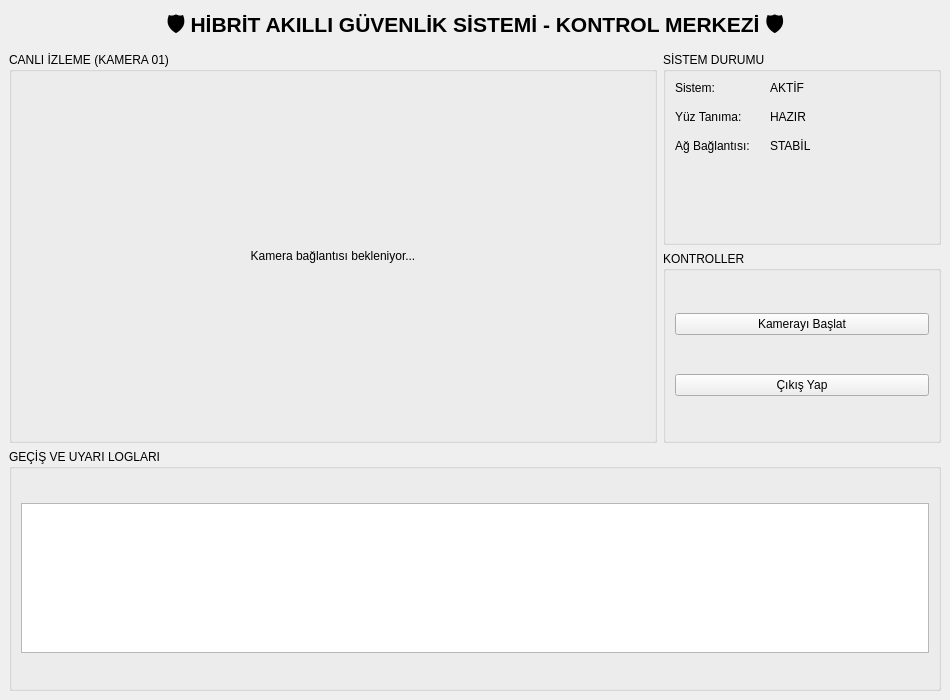
<?xml version="1.0" encoding="UTF-8"?>
<ui version="4.0">
 <class>MainWindow</class>
 <widget class="QMainWindow" name="MainWindow">
  <property name="geometry">
   <rect>
    <x>0</x>
    <y>0</y>
    <width>950</width>
    <height>700</height>
   </rect>
  </property>
  <property name="windowTitle">
   <string>Güvenlik Kontrol Merkezi</string>
  </property>
  <widget class="QWidget" name="centralwidget">
   <layout class="QVBoxLayout" name="verticalLayout">
    <item>
     <widget class="QLabel" name="baslik_etiketi">
      <property name="font">
       <font>
        <pointsize>16</pointsize>
        <weight>75</weight>
        <bold>true</bold>
       </font>
      </property>
      <property name="text">
       <string>🛡️ HİBRİT AKILLI GÜVENLİK SİSTEMİ - KONTROL MERKEZİ 🛡️</string>
      </property>
      <property name="alignment">
       <set>Qt::AlignCenter</set>
      </property>
     </widget>
    </item>
    <item>
     <layout class="QHBoxLayout" name="horizontalLayout" stretch="7,3">
      <item>
       <widget class="QGroupBox" name="groupBox_kamera">
        <property name="title">
         <string>CANLI İZLEME (KAMERA 01)</string>
        </property>
        <layout class="QVBoxLayout" name="verticalLayout_2">
         <item>
          <widget class="QLabel" name="kamera_ekrani">
           <property name="minimumSize">
            <size>
             <width>500</width>
             <height>350</height>
            </size>
           </property>
           <property name="text">
            <string>Kamera bağlantısı bekleniyor...</string>
           </property>
           <property name="alignment">
            <set>Qt::AlignCenter</set>
           </property>
          </widget>
         </item>
        </layout>
       </widget>
      </item>
      <item>
       <layout class="QVBoxLayout" name="verticalLayout_3">
        <item>
         <widget class="QGroupBox" name="groupBox_durum">
          <property name="title">
           <string>SİSTEM DURUMU</string>
          </property>
          <layout class="QFormLayout" name="formLayout">
           <property name="horizontalSpacing">
            <number>20</number>
           </property>
           <property name="verticalSpacing">
            <number>15</number>
           </property>
           <item row="0" column="0">
            <widget class="QLabel" name="label_1">
             <property name="text"><string>Sistem:</string></property>
            </widget>
           </item>
           <item row="0" column="1">
            <widget class="QLabel" name="label_2">
             <property name="text"><string>AKTİF</string></property>
            </widget>
           </item>
           <item row="1" column="0">
            <widget class="QLabel" name="label_3">
             <property name="text"><string>Yüz Tanıma:</string></property>
            </widget>
           </item>
           <item row="1" column="1">
            <widget class="QLabel" name="label_4">
             <property name="text"><string>HAZIR</string></property>
            </widget>
           </item>
           <item row="2" column="0">
            <widget class="QLabel" name="label_5">
             <property name="text"><string>Ağ Bağlantısı:</string></property>
            </widget>
           </item>
           <item row="2" column="1">
            <widget class="QLabel" name="label_6">
             <property name="text"><string>STABİL</string></property>
            </widget>
           </item>
          </layout>
         </widget>
        </item>
        <item>
         <widget class="QGroupBox" name="groupBox_kontrol">
          <property name="title">
           <string>KONTROLLER</string>
          </property>
          <layout class="QVBoxLayout" name="verticalLayout_4">
           <item>
            <widget class="QPushButton" name="baslat_butonu">
             <property name="text">
              <string>Kamerayı Başlat</string>
             </property>
            </widget>
           </item>
           <item>
            <widget class="QPushButton" name="cikis_butonu">
             <property name="text">
              <string>Çıkış Yap</string>
             </property>
            </widget>
           </item>
          </layout>
         </widget>
        </item>
       </layout>
      </item>
     </layout>
    </item>
    <item>
     <widget class="QGroupBox" name="groupBox_log">
      <property name="title">
       <string>GEÇİŞ VE UYARI LOGLARI</string>
      </property>
      <layout class="QVBoxLayout" name="verticalLayout_5">
       <item>
        <widget class="QListWidget" name="log_ekrani">
         <property name="maximumSize">
          <size>
           <width>16777215</width>
           <height>150</height>
          </size>
         </property>
        </widget>
       </item>
      </layout>
     </widget>
    </item>
   </layout>
  </widget>
 </widget>
 <resources/>
 <connections/>
</ui>
